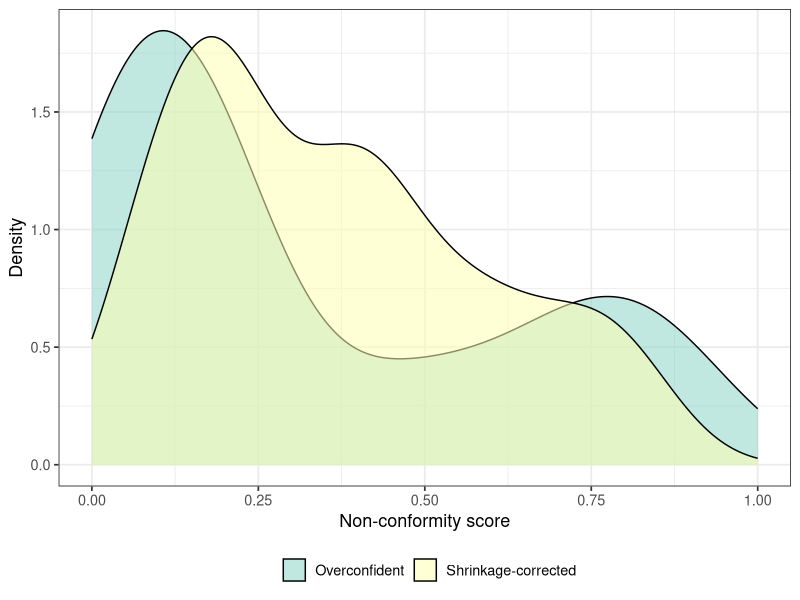
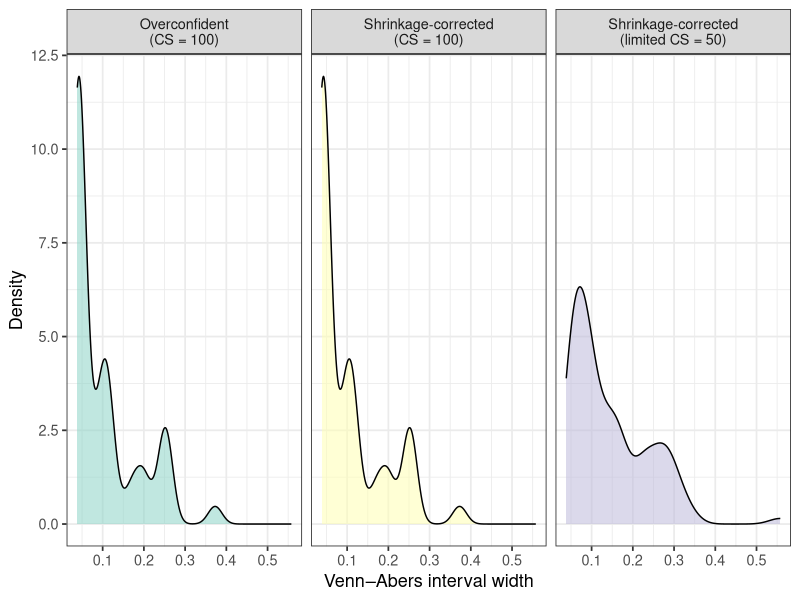
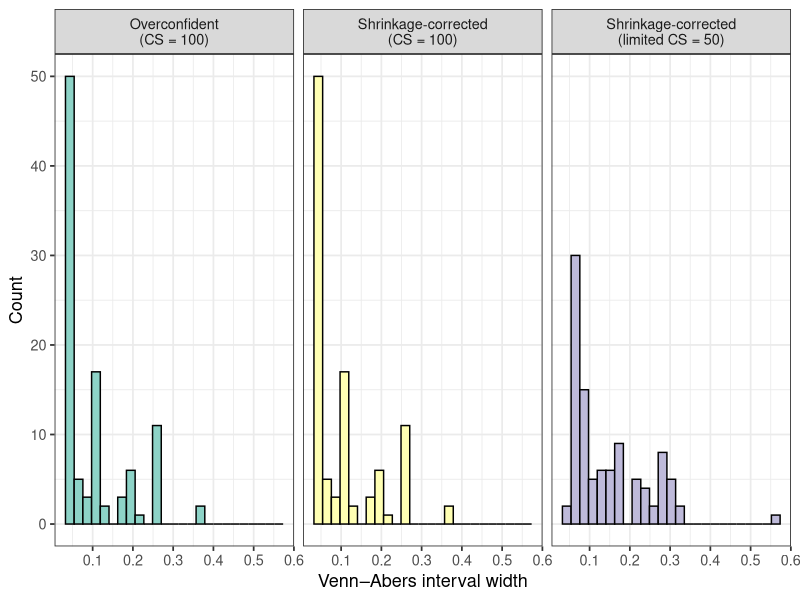
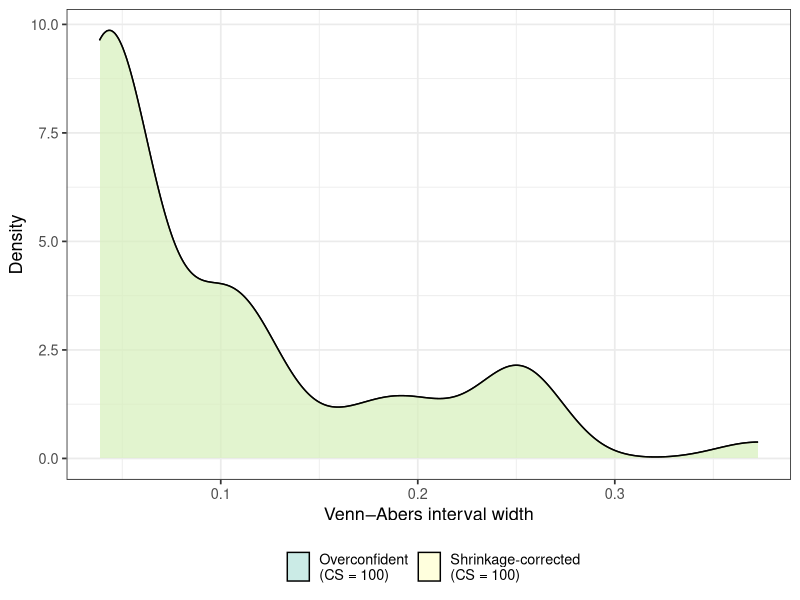
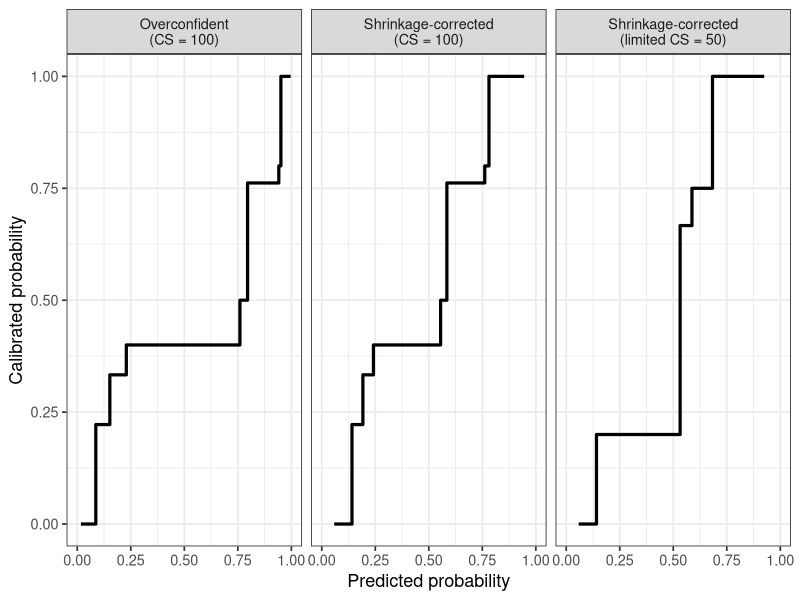

Write R code to recreate these figures, in order.
################################################################################
## CONFORMAL AND VENN–ABERS UNDER MISCALIBRATION
## Overconfidence, monotone recalibration, and limited calibration data
################################################################################

## ===============================
## 0. SETUP
## ===============================
library(ggplot2)
library(dplyr)
library(tidyr)

set.seed(123)

n_train <- 500
n_cal <- 100
n_test <- 100
n_cal_small <- 50
alpha <- 0.05

## ===============================
## 1. DATA-GENERATING MECHANISM
## ===============================

simulate_data <- function(n) {
  
  # True individual event probabilities
  true_p <- runif(n, 0.05, 0.95)
  
  # Binary outcomes
  y <- rbinom(n, 1, true_p)
  
  # Artificially overconfident probability predictions
  pred_p_over <- plogis(
    1.8 * qlogis(true_p) + 0.5
  )
  
  data.frame(
    y = y,
    true_p = true_p,
    pred_p_over = pred_p_over
  )
}

## ===============================
## 2. THREE INDEPENDENT SAMPLES
## ===============================

# Training/development set:
# used only to estimate logistic recalibration
set.seed(101)
Dtrain <- simulate_data(n_train)

# Conformal calibration set
set.seed(202)
Dcal <- simulate_data(n_cal)

# Independent test set
set.seed(303)
Dtest <- simulate_data(n_test)

stopifnot(
  nrow(Dtrain) == n_train,
  nrow(Dcal) == n_cal,
  nrow(Dtest) == n_test
)

## ===============================
## 3. LOGISTIC RECALIBRATION
## ===============================

# The recalibration function is estimated exclusively
# in the independent training/development sample.

fit_cal <- glm(
  y ~ qlogis(pred_p_over),
  data = Dtrain,
  family = binomial()
)

cal_intercept <- coef(fit_cal)[1]
cal_slope <- coef(fit_cal)[2]

recalibrate <- function(p) {
  plogis(
    cal_intercept +
      cal_slope * qlogis(p)
  )
}

Dtrain$pred_p_shr <- recalibrate(Dtrain$pred_p_over)
Dcal$pred_p_shr <- recalibrate(Dcal$pred_p_over)
Dtest$pred_p_shr <- recalibrate(Dtest$pred_p_over)

cat(
  "Recalibration intercept:",
  round(cal_intercept, 3),
  "\n"
)

cat(
  "Recalibration slope:",
  round(cal_slope, 3),
  "\n\n"
)

## ===============================
## 4. MONOTONICITY CHECK
## ===============================

# A positive calibration slope implies a strictly
# increasing transformation of the original score.

same_ranking_cal <- identical(
  order(Dcal$pred_p_over),
  order(Dcal$pred_p_shr)
)

same_ranking_test <- identical(
  order(Dtest$pred_p_over),
  order(Dtest$pred_p_shr)
)

cat(
  "Same ranking in calibration set:",
  same_ranking_cal,
  "\n"
)

cat(
  "Same ranking in test set:",
  same_ranking_test,
  "\n\n"
)

## ===============================
## 5. NON-CONFORMITY SCORES
## ===============================

nonconformity_score <- function(y, p) {
  1 - ifelse(
    y == 1,
    p,
    1 - p
  )
}

Dcal$ncs_over <- nonconformity_score(
  Dcal$y,
  Dcal$pred_p_over
)

Dcal$ncs_shr <- nonconformity_score(
  Dcal$y,
  Dcal$pred_p_shr
)

## ===============================
## 6. NCS SUMMARY
## ===============================

ncs_df <- bind_rows(
  data.frame(
    NCS = Dcal$ncs_over,
    Model = "Overconfident"
  ),
  data.frame(
    NCS = Dcal$ncs_shr,
    Model = "Shrinkage-corrected"
  )
)

ncs_df$Model <- factor(
  ncs_df$Model,
  levels = c(
    "Overconfident",
    "Shrinkage-corrected"
  )
)

ncs_summary <- ncs_df |>
  group_by(Model) |>
  summarise(
    n = n(),
    median_NCS = median(NCS),
    Q1_NCS = quantile(NCS, 0.25),
    Q3_NCS = quantile(NCS, 0.75),
    IQR_NCS = IQR(NCS),
    .groups = "drop"
  )

print(ncs_summary)

## ===============================
## 7. NCS DENSITY PLOT
## ===============================

p_ncs <- ggplot(
  ncs_df,
  aes(
    x = NCS,
    fill = Model
  )
) +
  geom_density(
    alpha = 0.55
  ) +
  scale_fill_brewer(
    palette = "Set3"
  ) +
  scale_x_continuous(
    limits = c(0, 1)
  ) +
  labs(
    x = "Non-conformity score",
    y = "Density",
    fill = ""
  ) +
  theme_bw(base_size = 13) +
  theme(
    legend.position = "bottom"
  )

print(p_ncs)

## ===============================
## 8. FINITE-SAMPLE CONFORMAL QUANTILE
## ===============================

# Let m denote the number of calibration observations.
#
# k = ceiling((m + 1)(1 - alpha))
#
# q = kth ordered non-conformity score
#
# tau = 1 - q
#
# q is the conformal quantile on the NCS scale.
# tau is the corresponding probability inclusion threshold.

conformal_quantile <- function(scores, alpha) {
  
  m <- length(scores)
  
  k <- ceiling(
    (m + 1) *
      (1 - alpha)
  )
  
  k <- min(k, m)
  
  list(
    k = k,
    q = sort(scores)[k]
  )
}

cq_over <- conformal_quantile(
  Dcal$ncs_over,
  alpha
)

cq_shr <- conformal_quantile(
  Dcal$ncs_shr,
  alpha
)

q_over <- cq_over$q
q_shr <- cq_shr$q

tau_over <- 1 - q_over
tau_shr <- 1 - q_shr

## ===============================
## 9. CONFORMAL PREDICTION SETS
## ===============================

# For each candidate class c:
#
# alpha_c = 1 - p_c
#
# Include c if:
#
# alpha_c <= q
#
# equivalently:
#
# p_c >= tau

C_over_1 <- Dtest$pred_p_over >= tau_over
C_over_0 <- (1 - Dtest$pred_p_over) >= tau_over

C_shr_1 <- Dtest$pred_p_shr >= tau_shr
C_shr_0 <- (1 - Dtest$pred_p_shr) >= tau_shr

## ===============================
## 10. COVERAGE AND EFFICIENCY
## ===============================

coverage_over <- mean(
  (Dtest$y == 1 & C_over_1) |
    (Dtest$y == 0 & C_over_0)
)

coverage_shr <- mean(
  (Dtest$y == 1 & C_shr_1) |
    (Dtest$y == 0 & C_shr_0)
)

# Size of each prediction set
set_size_over <- C_over_0 + C_over_1
set_size_shr <- C_shr_0 + C_shr_1

# Efficiency represented by singleton rate
singleton_over <- mean(
  set_size_over == 1
)

singleton_shr <- mean(
  set_size_shr == 1
)

# Mean prediction-set size: lower = more efficient
mean_set_size_over <- mean(
  set_size_over
)

mean_set_size_shr <- mean(
  set_size_shr
)

two_label_over <- mean(
  set_size_over == 2
)

two_label_shr <- mean(
  set_size_shr == 2
)

empty_over <- mean(
  set_size_over == 0
)

empty_shr <- mean(
  set_size_shr == 0
)

## ===============================
## 11. CONFORMAL SUMMARY TABLE
## ===============================

conformal_summary <- data.frame(
  Model = c(
    "Overconfident",
    "Shrinkage-corrected"
  ),
  
  alpha = alpha,
  
  Calibration_n = n_cal,
  
  Conformal_order_k = c(
    cq_over$k,
    cq_shr$k
  ),
  
  Conformal_quantile_q = c(
    q_over,
    q_shr
  ),
  
  Inclusion_threshold_tau = c(
    tau_over,
    tau_shr
  ),
  
  Coverage = c(
    coverage_over,
    coverage_shr
  ),
  
  Efficiency_singleton_rate = c(
    singleton_over,
    singleton_shr
  ),
  
  Mean_prediction_set_size = c(
    mean_set_size_over,
    mean_set_size_shr
  ),
  
  Two_label_rate = c(
    two_label_over,
    two_label_shr
  ),
  
  Empty_set_rate = c(
    empty_over,
    empty_shr
  )
)

table_conformal_ncs <- conformal_summary |>
  left_join(
    ncs_summary,
    by = "Model"
  )

print(table_conformal_ncs)

## ===============================
## 12. PRINT CONFORMAL RULES
## ===============================

print_conformal_rule <- function(
    model_name,
    q,
    tau
) {
  
  cat(
    "\n",
    model_name,
    "\n",
    "q = ",
    round(q, 3),
    "\n",
    "tau = 1 - q = ",
    round(tau, 3),
    "\n",
    sep = ""
  )
  
  if (tau <= 0.5) {
    
    cat(
      "{0}   if p < ",
      round(tau, 3),
      "\n",
      "{0,1} if ",
      round(tau, 3),
      " <= p <= ",
      round(1 - tau, 3),
      "\n",
      "{1}   if p > ",
      round(1 - tau, 3),
      "\n",
      sep = ""
    )
    
  } else {
    
    cat(
      "{0} if p <= ",
      round(1 - tau, 3),
      "\n",
      "{}  if ",
      round(1 - tau, 3),
      " < p < ",
      round(tau, 3),
      "\n",
      "{1} if p >= ",
      round(tau, 3),
      "\n",
      sep = ""
    )
  }
}

print_conformal_rule(
  "OVERCONFIDENT MODEL",
  q_over,
  tau_over
)

print_conformal_rule(
  "SHRINKAGE-CORRECTED MODEL",
  q_shr,
  tau_shr
)

## ===============================
## 13. LIMITED VA CALIBRATION SET
## ===============================

# CS = 50 is nested within CS = 100.
# The prediction model, recalibration function,
# and test set remain unchanged.

set.seed(456)

idx_cal_small <- sample(
  seq_len(nrow(Dcal)),
  size = n_cal_small,
  replace = FALSE
)

Dcal_small <- Dcal[
  idx_cal_small,
  ,
  drop = FALSE
]

stopifnot(
  nrow(Dcal_small) == n_cal_small
)

## ===============================
## 14. VENN–ABERS FUNCTION
## ===============================

# For each test score, construct two augmented
# calibration samples by assigning the hypothetical
# test label first to 0 and then to 1.
#
# The isotonic fitted probability corresponding to
# the appended test observation is extracted directly.

va_predict <- function(
    scores_cal,
    y_cal,
    score_new
) {
  
  n_local <- length(scores_cal)
  
  fit_hypothetical <- function(y_new) {
    
    scores_aug <- c(
      scores_cal,
      score_new
    )
    
    y_aug <- c(
      y_cal,
      y_new
    )
    
    # Continuous scores make exact ties extremely unlikely.
    # Secondary ordering ensures deterministic behavior.
    ord <- order(
      scores_aug,
      seq_along(scores_aug)
    )
    
    iso <- isoreg(
      scores_aug[ord],
      y_aug[ord]
    )
    
    test_position <- which(
      ord == n_local + 1L
    )
    
    iso$yf[test_position]
  }
  
  p0 <- fit_hypothetical(0)
  p1 <- fit_hypothetical(1)
  
  c(
    lower = min(p0, p1),
    upper = max(p0, p1)
  )
}

## ===============================
## 15. VA: OVERCONFIDENT, CS = 100
## ===============================

va_over <- t(
  vapply(
    Dtest$pred_p_over,
    function(s) {
      va_predict(
        scores_cal = Dcal$pred_p_over,
        y_cal = Dcal$y,
        score_new = s
      )
    },
    numeric(2)
  )
)

Dtest$va_over_lower <- va_over[, "lower"]
Dtest$va_over_upper <- va_over[, "upper"]

Dtest$width_over <-
  Dtest$va_over_upper -
  Dtest$va_over_lower

## ===============================
## 16. VA: SHRINKAGE, CS = 100
## ===============================

va_shr <- t(
  vapply(
    Dtest$pred_p_shr,
    function(s) {
      va_predict(
        scores_cal = Dcal$pred_p_shr,
        y_cal = Dcal$y,
        score_new = s
      )
    },
    numeric(2)
  )
)

Dtest$va_shr_lower <- va_shr[, "lower"]
Dtest$va_shr_upper <- va_shr[, "upper"]

Dtest$width_shr <-
  Dtest$va_shr_upper -
  Dtest$va_shr_lower

## ===============================
## 17. VA: SHRINKAGE, CS = 50
## ===============================

va_shr_small <- t(
  vapply(
    Dtest$pred_p_shr,
    function(s) {
      va_predict(
        scores_cal = Dcal_small$pred_p_shr,
        y_cal = Dcal_small$y,
        score_new = s
      )
    },
    numeric(2)
  )
)

Dtest$va_shr_small_lower <-
  va_shr_small[, "lower"]

Dtest$va_shr_small_upper <-
  va_shr_small[, "upper"]

Dtest$width_shr_small <-
  Dtest$va_shr_small_upper -
  Dtest$va_shr_small_lower

## ===============================
## 18. VA MONOTONE-INVARIANCE CHECK
## ===============================

# Monotone recalibration preserves score ordering.
# With the same calibration sample, the VA widths
# should therefore coincide up to numerical precision.

max_width_difference <- max(
  abs(
    Dtest$width_over -
      Dtest$width_shr
  )
)

cat(
  "\nMaximum VA width difference ",
  "(overconfident vs shrinkage-corrected, CS=100): ",
  signif(max_width_difference, 8),
  "\n",
  sep = ""
)

## ===============================
## 19. VA WIDTH DATA
## ===============================

width_df <- bind_rows(
  data.frame(
    width = Dtest$width_over,
    Scenario = "Overconfident\n(CS = 100)"
  ),
  data.frame(
    width = Dtest$width_shr,
    Scenario = "Shrinkage-corrected\n(CS = 100)"
  ),
  data.frame(
    width = Dtest$width_shr_small,
    Scenario = "Shrinkage-corrected\n(limited CS = 50)"
  )
)

width_df$Scenario <- factor(
  width_df$Scenario,
  levels = c(
    "Overconfident\n(CS = 100)",
    "Shrinkage-corrected\n(CS = 100)",
    "Shrinkage-corrected\n(limited CS = 50)"
  )
)

## ===============================
## 20. VA WIDTH SUMMARY
## ===============================

width_summary <- width_df |>
  group_by(Scenario) |>
  summarise(
    n = n(),
    mean_width = mean(width),
    median_width = median(width),
    Q1_width = quantile(width, 0.25),
    Q3_width = quantile(width, 0.75),
    IQR_width = IQR(width),
    q90_width = quantile(width, 0.90),
    q95_width = quantile(width, 0.95),
    max_width = max(width),
    prop_width_lt_001 = mean(width < 0.01),
    prop_width_lt_005 = mean(width < 0.05),
    prop_degenerate = mean(width < 1e-12),
    .groups = "drop"
  )

print(width_summary)

## ===============================
## 21. VA WIDTH DENSITIES
## ===============================

p_width_density <- ggplot(
  width_df,
  aes(
    x = width,
    fill = Scenario
  )
) +
  geom_density(
    alpha = 0.55,
    adjust = 0.8
  ) +
  facet_wrap(
    ~ Scenario,
    nrow = 1
  ) +
  scale_fill_brewer(
    palette = "Set3"
  ) +
  labs(
    x = "Venn–Abers interval width",
    y = "Density"
  ) +
  theme_bw(base_size = 13) +
  theme(
    legend.position = "none"
  )

print(p_width_density)

## ===============================
## 22. VA WIDTH HISTOGRAMS
## ===============================

p_width_hist <- ggplot(
  width_df,
  aes(
    x = width,
    fill = Scenario
  )
) +
  geom_histogram(
    bins = 25,
    color = "black"
  ) +
  facet_wrap(
    ~ Scenario,
    nrow = 1
  ) +
  scale_fill_brewer(
    palette = "Set3"
  ) +
  labs(
    x = "Venn–Abers interval width",
    y = "Count"
  ) +
  theme_bw(base_size = 13) +
  theme(
    legend.position = "none"
  )

print(p_width_hist)

## ===============================
## 23. DIRECT DENSITY COMPARISON:
##     OVERCONFIDENT VS SHRINKAGE
## ===============================

p_width_overlay <- width_df |>
  filter(
    Scenario %in% c(
      "Overconfident\n(CS = 100)",
      "Shrinkage-corrected\n(CS = 100)"
    )
  ) |>
  ggplot(
    aes(
      x = width,
      fill = Scenario
    )
  ) +
  geom_density(
    alpha = 0.45
  ) +
  scale_fill_brewer(
    palette = "Set3"
  ) +
  labs(
    x = "Venn–Abers interval width",
    y = "Density",
    fill = ""
  ) +
  theme_bw(base_size = 13) +
  theme(
    legend.position = "bottom"
  )

print(p_width_overlay)

## ===============================
## 24. ISOTONIC CALIBRATION MAPPING
## ===============================

fit_isotonic <- function(scores, y) {
  
  ord <- order(
    scores,
    seq_along(scores)
  )
  
  iso <- isoreg(
    scores[ord],
    y[ord]
  )
  
  data.frame(
    score = scores[ord],
    calibrated_p = iso$yf
  )
}

iso_over <- fit_isotonic(
  Dcal$pred_p_over,
  Dcal$y
) |>
  mutate(
    Scenario =
      "Overconfident\n(CS = 100)"
  )

iso_shr <- fit_isotonic(
  Dcal$pred_p_shr,
  Dcal$y
) |>
  mutate(
    Scenario =
      "Shrinkage-corrected\n(CS = 100)"
  )

iso_shr_small <- fit_isotonic(
  Dcal_small$pred_p_shr,
  Dcal_small$y
) |>
  mutate(
    Scenario =
      "Shrinkage-corrected\n(limited CS = 50)"
  )

iso_df <- bind_rows(
  iso_over,
  iso_shr,
  iso_shr_small
)

iso_df$Scenario <- factor(
  iso_df$Scenario,
  levels = c(
    "Overconfident\n(CS = 100)",
    "Shrinkage-corrected\n(CS = 100)",
    "Shrinkage-corrected\n(limited CS = 50)"
  )
)

## ===============================
## 25. ISOTONIC STEP-FUNCTION PLOT
## ===============================

p_iso <- ggplot(
  iso_df,
  aes(
    x = score,
    y = calibrated_p
  )
) +
  geom_step(
    linewidth = 1.1,
    color = "black"
  ) +
  facet_wrap(
    ~ Scenario,
    nrow = 1
  ) +
  scale_x_continuous(
    limits = c(0, 1),
    breaks = seq(0, 1, 0.25)
  ) +
  scale_y_continuous(
    limits = c(0, 1),
    breaks = seq(0, 1, 0.25)
  ) +
  labs(
    x = "Predicted probability",
    y = "Calibrated probability"
  ) +
  theme_bw(base_size = 13)

print(p_iso)

## ===============================
## 26. ISOTONIC RESOLUTION SUMMARY
## ===============================

isotonic_summary <- iso_df |>
  group_by(Scenario) |>
  summarise(
    n_calibration_points = n(),
    n_isotonic_levels =
      n_distinct(
        round(
          calibrated_p,
          12
        )
      ),
    mean_points_per_level =
      n_calibration_points /
      n_isotonic_levels,
    .groups = "drop"
  )

print(isotonic_summary)
